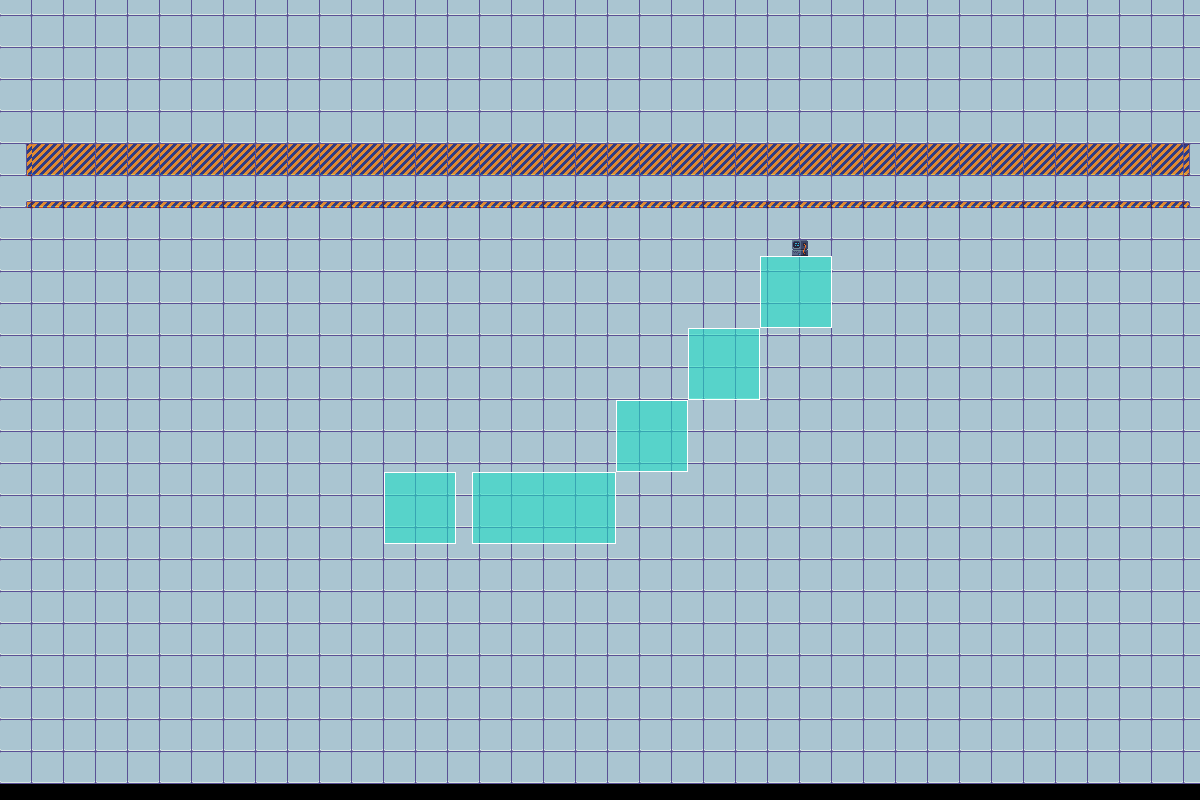

Rendered tile map (Tiled .tmx) drawn with the repository's tilesets; below, a short description and the map source with its tile grids summarised:
An orthogonal 150x100 tile map with 8x8 px tiles, 3 tile layers (background, midground, foreground), 1 hidden layer not drawn, 10 tilesets and 12 objects (3x landEnemy, next_level, death, floor, StartPoint).

<map version="1.2" tiledversion="1.2.0" orientation="orthogonal" renderorder="right-down" width="150" height="100" tilewidth="8" tileheight="8" infinite="0" nextlayerid="16" nextobjectid="73">
 <properties>
  <property name="background_music" value="song21.ogg" />
  <property name="testValue" type="int" value="2" />
 </properties>
 <tileset firstgid="1" name="IndustrialTileset" tilewidth="8" tileheight="8" tilecount="1296" columns="36">
  <image source="industrial-tileset.png" width="288" height="288" />
  <terraintypes>
   <terrain name="Platforms" tile="814" />
  </terraintypes>
  <tile id="458" terrain=",,,0" />
  <tile id="459" terrain=",,0,0" />
  <tile id="460" terrain=",,0,0" />
  <tile id="461" terrain=",,0," />
  <tile id="494" terrain=",0,,0" />
  <tile id="495" terrain="0,0,0,0" />
  <tile id="496" terrain="0,0,0,0" />
  <tile id="497" terrain="0,,0," />
  <tile id="528" terrain=",,,0" />
  <tile id="529" terrain=",,0,0" />
  <tile id="530" terrain=",0,0,0" />
  <tile id="531" terrain="0,0,0,0" />
  <tile id="532" terrain="0,0,0,0" />
  <tile id="533" terrain="0,,0,0" />
  <tile id="534" terrain=",,0,0" />
  <tile id="535" terrain=",,0," />
  <tile id="564" terrain=",0,,0" />
  <tile id="565" terrain="0,0,0,0" />
  <tile id="566" terrain="0,0,0,0" />
  <tile id="567" terrain="0,0,0,0" />
  <tile id="568" terrain="0,0,0,0" />
  <tile id="569" terrain="0,0,0,0" />
  <tile id="570" terrain="0,0,0,0" />
  <tile id="571" terrain="0,,0," />
  <tile id="600" terrain=",0,,0" />
  <tile id="601" terrain="0,0,0,0" />
  <tile id="602" terrain="0,0,0,0" />
  <tile id="603" terrain="0,0,0,0" />
  <tile id="604" terrain="0,0,0,0" />
  <tile id="605" terrain="0,0,0,0" />
  <tile id="606" terrain="0,0,0,0" />
  <tile id="607" terrain="0,,0," />
  <tile id="636" terrain=",0,," />
  <tile id="637" terrain="0,0,," />
  <tile id="638" terrain="0,0,,0" />
  <tile id="639" terrain="0,0,0,0" />
  <tile id="640" terrain="0,0,0,0" />
  <tile id="641" terrain="0,0,0," />
  <tile id="642" terrain="0,0,," />
  <tile id="643" terrain="0,,," />
  <tile id="674" terrain=",0,,0" />
  <tile id="675" terrain="0,0,0,0" />
  <tile id="676" terrain="0,0,0,0" />
  <tile id="677" terrain="0,,0," />
  <tile id="710" terrain=",0,," />
  <tile id="711" terrain="0,0,," />
  <tile id="712" terrain="0,0,," />
  <tile id="713" terrain="0,,," />
 </tileset>
 <tileset firstgid="1297" name="Vent" tilewidth="16" tileheight="16" tilecount="5" columns="5">
  <image source="../textures/vent/vent.png" width="80" height="16" />
  <tile id="0">
   <animation>
    <frame tileid="0" duration="100" />
    <frame tileid="1" duration="100" />
    <frame tileid="2" duration="100" />
    <frame tileid="3" duration="100" />
    <frame tileid="4" duration="100" />
   </animation>
  </tile>
 </tileset>
 <tileset firstgid="1302" name="laser-turn-off" tilewidth="16" tileheight="64" tilecount="7" columns="7">
  <image source="../textures/laser/laser-turn-off.png" width="112" height="64" />
  <tile id="6">
   <animation>
    <frame tileid="6" duration="100" />
    <frame tileid="5" duration="100" />
    <frame tileid="4" duration="100" />
    <frame tileid="3" duration="100" />
    <frame tileid="2" duration="100" />
    <frame tileid="1" duration="100" />
    <frame tileid="0" duration="100" />
   </animation>
  </tile>
 </tileset>
 <tileset firstgid="1309" name="scifitiles-sheet" tilewidth="32" tileheight="32" tilecount="84" columns="14">
  <image source="../textures/scifitiles-sheet.png" width="448" height="192" />
  <terraintypes>
   <terrain name="Grey terrain" tile="20" />
   <terrain name="Blue terrain" tile="4" />
  </terraintypes>
  <tile id="4" terrain="1,1,1,1" />
  <tile id="5" terrain="1,1,1,0" />
  <tile id="6" terrain="1,1,0,0" />
  <tile id="7" terrain="1,1,0,1" />
  <tile id="8" terrain="0,0,0,1" />
  <tile id="9" terrain="0,0,1,0" />
  <tile id="19" terrain="1,0,1,0" />
  <tile id="20" terrain="0,0,0,0" />
  <tile id="21" terrain="0,1,0,1" />
  <tile id="22" terrain="0,1,0,0" />
  <tile id="23" terrain="1,0,0,0" />
  <tile id="33" terrain="1,0,1,1" />
  <tile id="34" terrain="0,0,1,1" />
  <tile id="35" terrain="0,1,1,1" />
 </tileset>
 <tileset firstgid="1393" name="console-turn-on" tilewidth="16" tileheight="16" tilecount="10" columns="10">
  <image source="../textures/console/console-turn-on.png" width="160" height="16" />
  <tile id="0">
   <animation>
    <frame tileid="0" duration="100" />
    <frame tileid="1" duration="100" />
    <frame tileid="2" duration="100" />
    <frame tileid="3" duration="100" />
    <frame tileid="4" duration="100" />
    <frame tileid="5" duration="100" />
    <frame tileid="6" duration="100" />
    <frame tileid="7" duration="100" />
    <frame tileid="8" duration="100" />
    <frame tileid="9" duration="100" />
   </animation>
  </tile>
 </tileset>
 <tileset firstgid="1403" name="console-turn-on_left" tilewidth="16" tileheight="16" tilecount="10" columns="10">
  <image source="../textures/console/console-turn-on_left.png" width="160" height="16" />
  <tile id="0">
   <animation>
    <frame tileid="9" duration="100" />
    <frame tileid="8" duration="100" />
    <frame tileid="7" duration="100" />
    <frame tileid="6" duration="100" />
    <frame tileid="5" duration="100" />
    <frame tileid="4" duration="100" />
    <frame tileid="3" duration="100" />
    <frame tileid="2" duration="100" />
    <frame tileid="1" duration="100" />
    <frame tileid="0" duration="100" />
   </animation>
  </tile>
 </tileset>
 <tileset firstgid="1413" name="Keyboard Black" tilewidth="16" tileheight="16" tilecount="256" columns="16">
  <image source="../textures/controls/Keyboard Black.png" width="256" height="256" />
 </tileset>
 <tileset firstgid="1669" name="mouse_pixelart" tilewidth="15" tileheight="22" tilecount="2" columns="2">
  <image source="../textures/mouse_pixelart.png" width="30" height="22" />
 </tileset>
 <tileset firstgid="1671" name="navigation" tilewidth="8" tileheight="8" tilecount="1" columns="1">
  <image source="navigation.png" width="8" height="8" />
 </tileset>
 <tileset firstgid="1672" name="GlassTexture" tilewidth="8" tileheight="8" tilecount="15" columns="5">
  <image source="../textures/GlassTexture.png" width="40" height="24" />
 </tileset>
 <layer id="1" name="background" width="150" height="100">
  <properties>
   <property name="parallaxSpeed" type="float" value="0.8" />
  </properties>
  <data>[15000 cells, 950 non-empty, 7 distinct tile ids]</data>
 </layer>
 <layer id="2" name="midground" width="150" height="100">
  <properties>
   <property name="parallaxSpeed" type="float" value="0.9" />
  </properties>
  <data>[15000 cells, 0 non-empty, 0 distinct tile ids]</data>
 </layer>
 <layer id="3" name="foreground" width="150" height="100">
  <data>[15000 cells, 487 non-empty, 10 distinct tile ids]</data>
 </layer>
 <layer id="4" name="navigationLayer" width="150" height="100" visible="0">
  <properties>
   <property name="Navigation" type="bool" value="true" />
  </properties>
  <data>[15000 cells, 486 non-empty, 1 distinct tile ids]</data>
 </layer>
 <group id="5" name="Colliders">
  <objectgroup id="6" name="Win">
   <object id="22" name="Trigger" type="next_level" x="792" y="184" width="16" height="72" />
  </objectgroup>
  <objectgroup id="7" name="Glass">
   <object id="39" x="384" y="472" width="72" height="72" />
   <object id="67" x="472" y="472" width="360" height="72" />
   <object id="68" x="616" y="400" width="216" height="72" />
   <object id="69" x="688" y="328" width="144" height="72" />
   <object id="70" x="760" y="256" width="72" height="72" />
  </objectgroup>
  <objectgroup id="8" name="Death">
   <object id="19" name="death" x="0" y="640" width="1200" height="40" />
  </objectgroup>
  <objectgroup id="9" name="Platforms" />
  <objectgroup id="10" name="Floor">
   <properties>
    <property name="testValue" type="int" value="5" />
   </properties>
   <object id="2" name="floor" x="1072" y="560" width="17" height="16" />
  </objectgroup>
 </group>
 <group id="11" name="Player">
  <objectgroup id="12" name="PlayerData">
   <properties>
    <property name="testValue" type="int" value="3" />
   </properties>
   <object id="9" name="StartPoint" x="424" y="464">
    <point />
   </object>
  </objectgroup>
 </group>
 <group id="13" name="GameObjects">
  <objectgroup id="14" name="Triggers" />
  <objectgroup id="15" name="GameObjects">
   <object id="66" name="landEnemy" x="496" y="440" width="16" height="24" />
   <object id="71" name="landEnemy" x="536" y="440" width="16" height="24" />
   <object id="72" name="landEnemy" x="576" y="440" width="16" height="24" />
  </objectgroup>
 </group>
</map>
